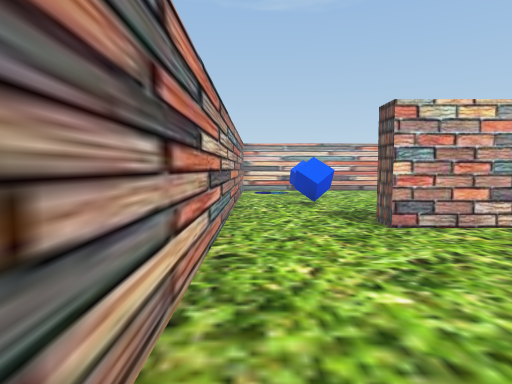
[1] (above)

12 first-person views from a walk through a scene from a Unity 3-D project. The camera is 1.4 m above the floor, tilts 4° down and sees 75° across. The floor is counted in squares, 1 m on a side. Each view is taken from the middle of a square. On the plan, view 1 faces up. The plan holds only what a view shows up to about 15 squares ahead; the rest is blank. The place goes on beyond the plan.

[2]
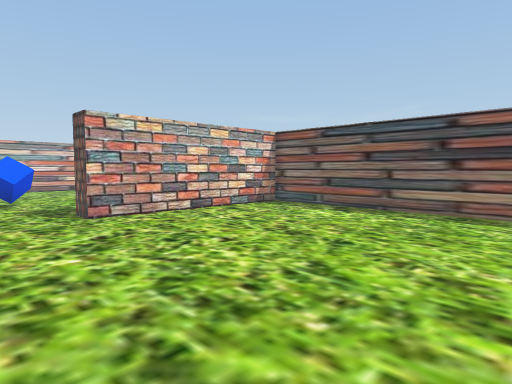

[3]
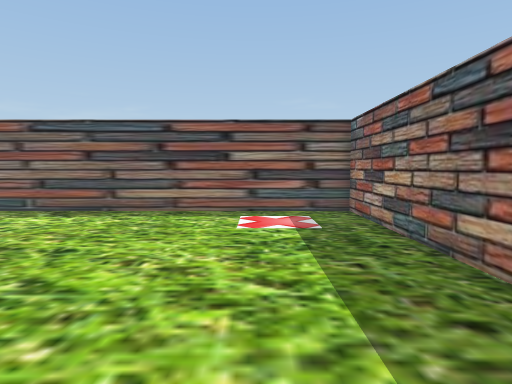

[4]
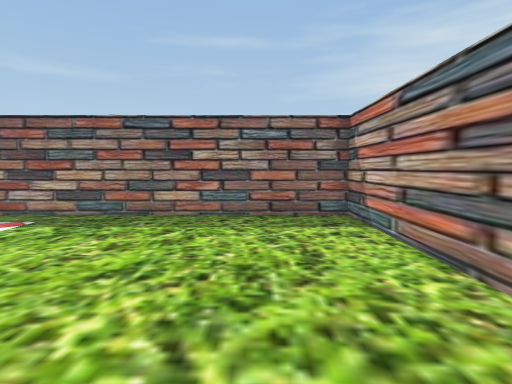

[5]
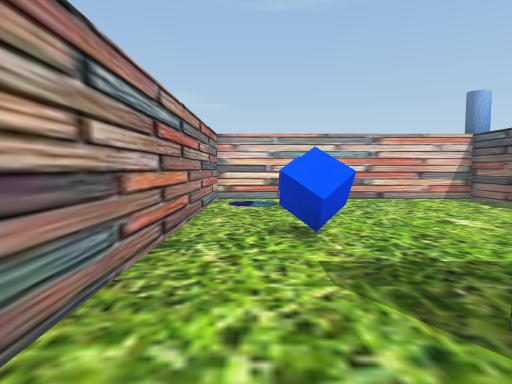

[6]
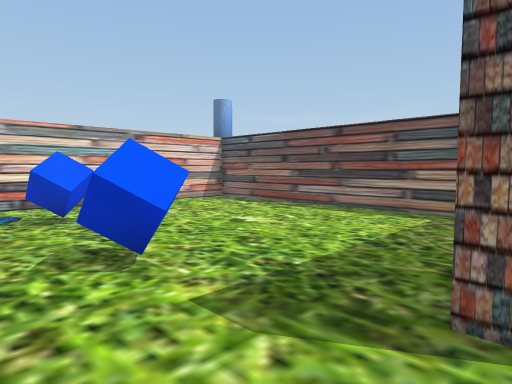

[7]
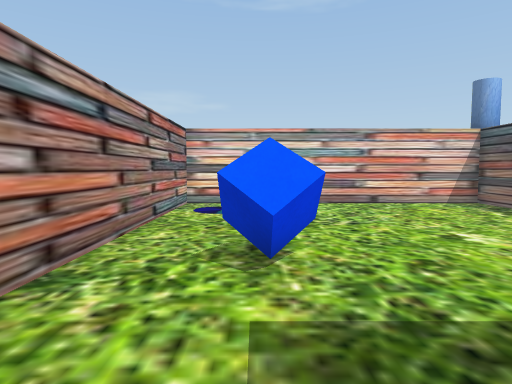

[8]
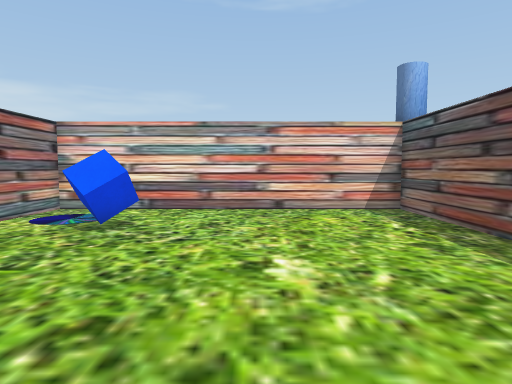

[9]
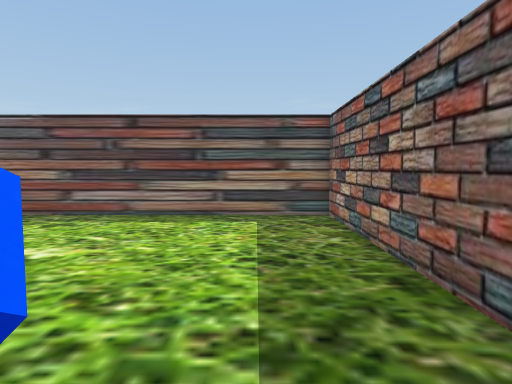

[10]
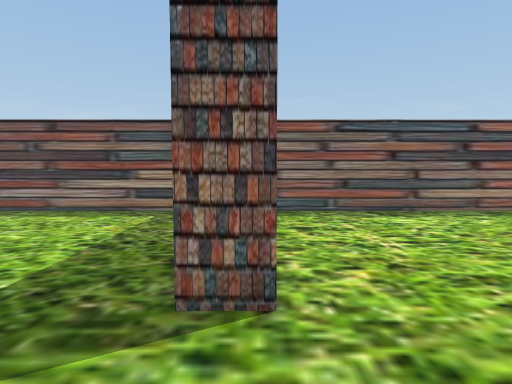

[11]
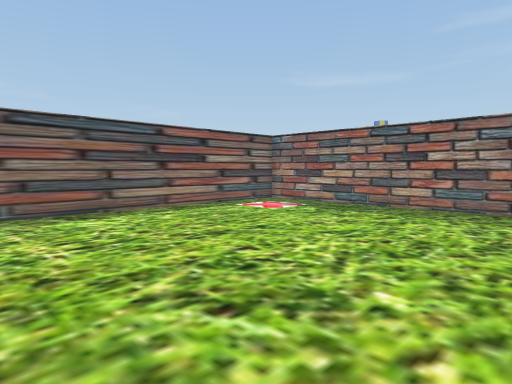

[12]
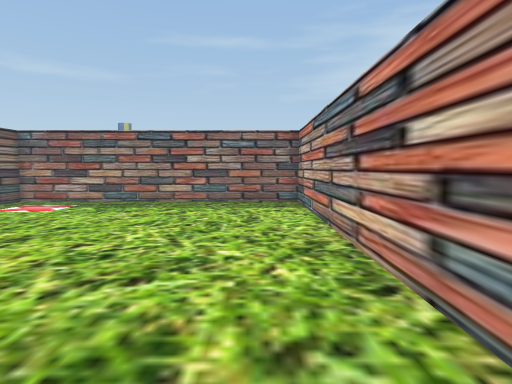

### Floor plan
Points are (right, up) in squares from view 1. A wall is a line through its corners. A room is listed if a view was taken in it or the views show most of it. See-through windows are left out.
Room 1 (views 1, 2, 3, 4, 5)
walls: (-0.8, 6.6) (-0.8, -5.1) (11, -5.1) (11, 7.8) (3.2, 7.8)
ways out: opening at (1.5, 7.2) to room 2
Room 2 (views 6, 7, 8, 9, 10, 11, 12)
walls: (3.8, 8.8) (11, 8.8) (11, 21.5) (-0.8, 21.5) (-0.8, 6.6); (3.2, 7.8) (3.2, 8.9)
ways out: opening at (1.5, 7.2) to room 1
objects: blue cube (2, 12) to (2, 13); blue cube (2, 17) to (3, 18)

Positions as (right, up) in squares from view 1, and headings:
1: (0, 0), facing up
2: (0, -2), facing up-right
3: (0, -2), facing right
4: (2, 5), facing down
5: (1, 6), facing up
6: (0, 8), facing up-right
7: (2, 8), facing up
8: (6, 10), facing up
9: (1, 11), facing right
10: (0, 8), facing right
11: (0, 7), facing down-right
12: (1, 9), facing down
